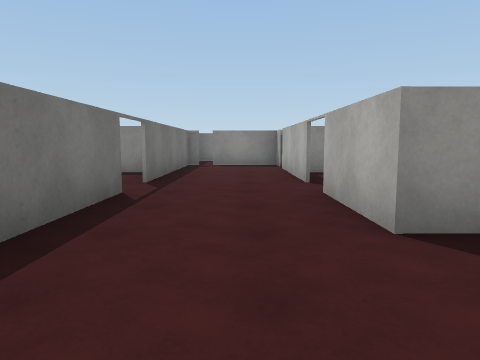
[1] (above)

20 first-person views from a walk through a Unity game level. The camera is 1.2 m above the floor, tilts 6° down and sees 70° across. The floor is counted in squares, 2 m on a side. Each view is taken from the middle of a square. On the plan, view 1 faces up. The plan holds only what a view shows up to about 10 squares ahead; the rest is blank. The place goes on beyond the plan. The player character is not drawn. Surface patterns are stand-ins for the level's own textures.

[2]
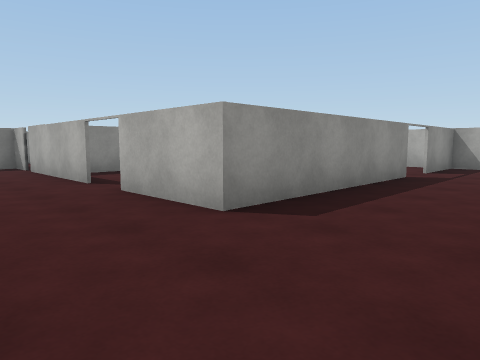

[3]
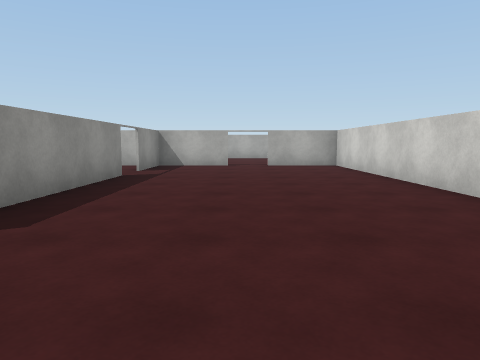

[4]
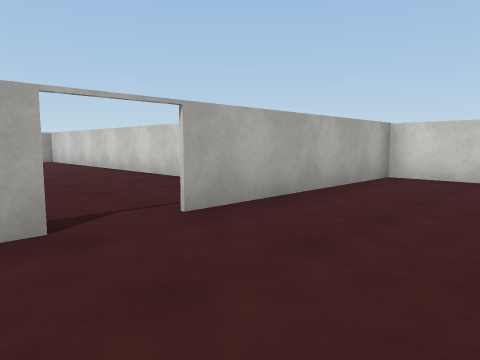

[5]
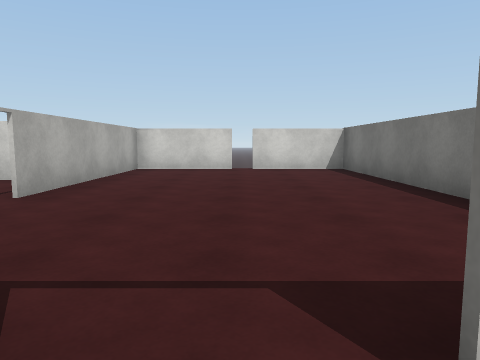

[6]
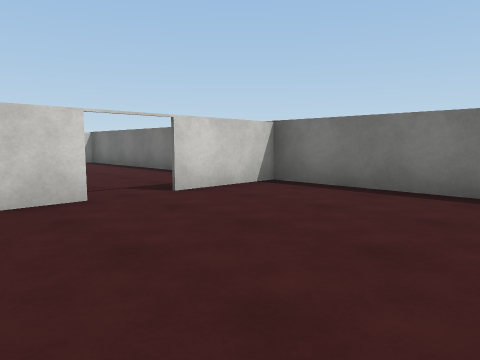

[7]
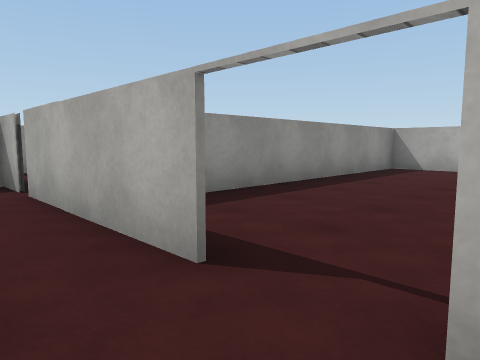

[8]
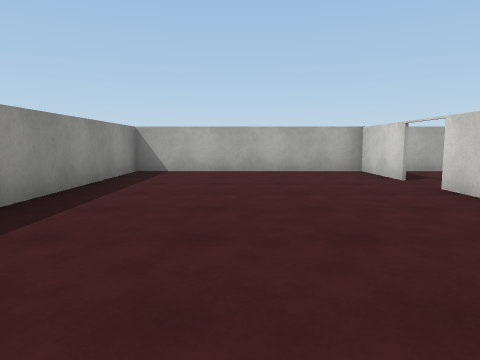

[9]
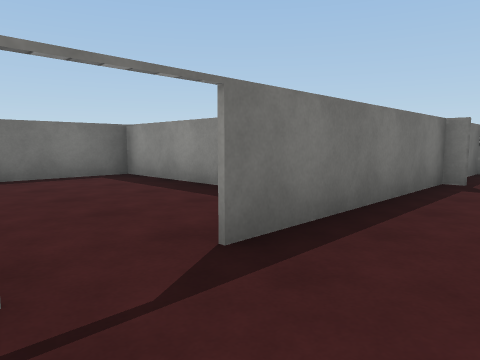

[10]
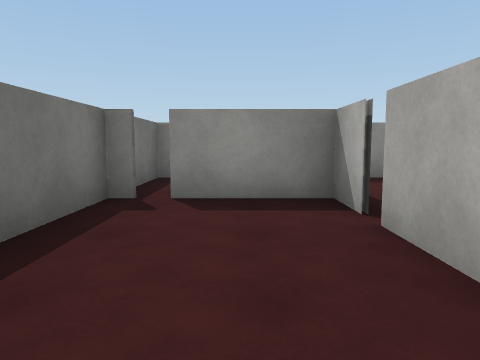

[11]
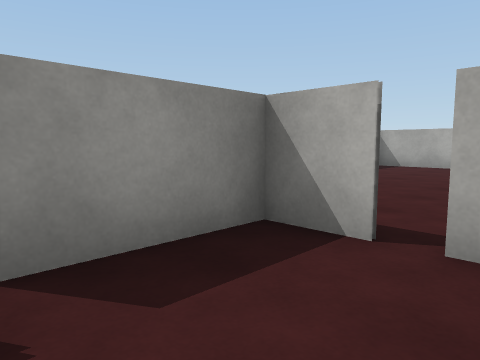

[12]
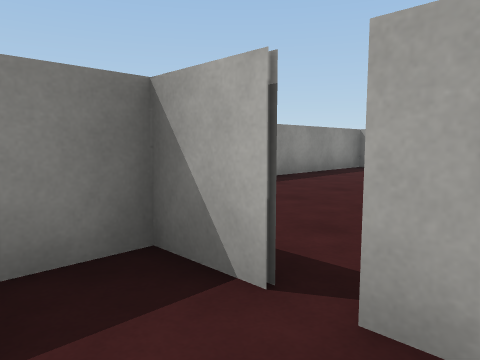

[13]
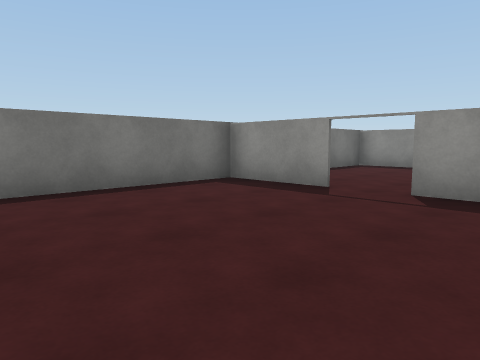

[14]
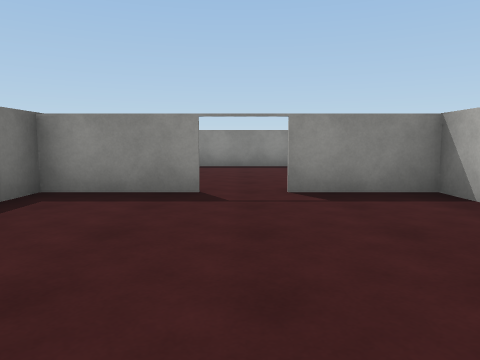

[15]
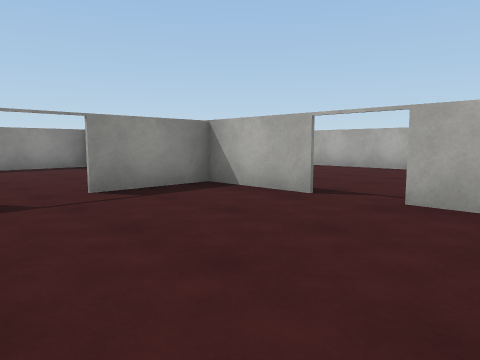

[16]
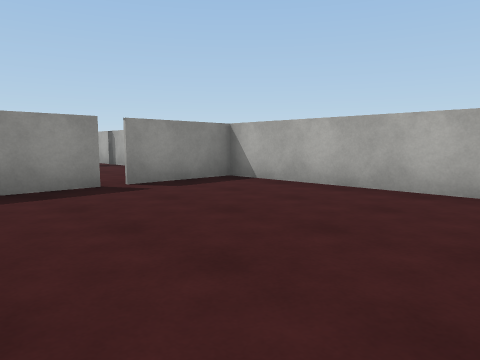

[17]
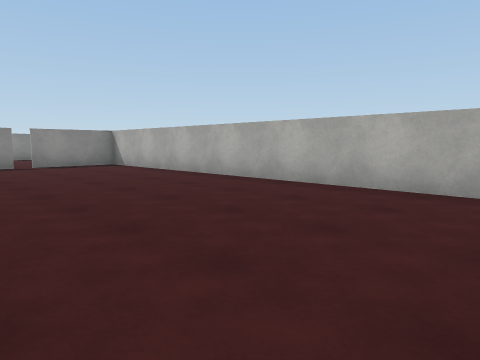

[18]
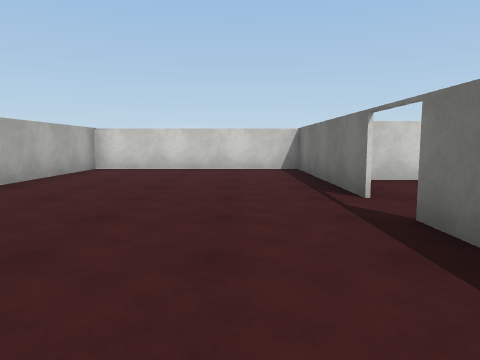

[19]
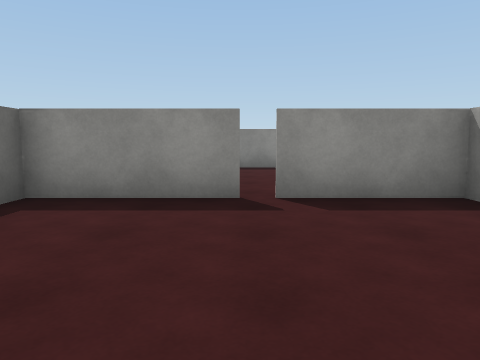

[20]
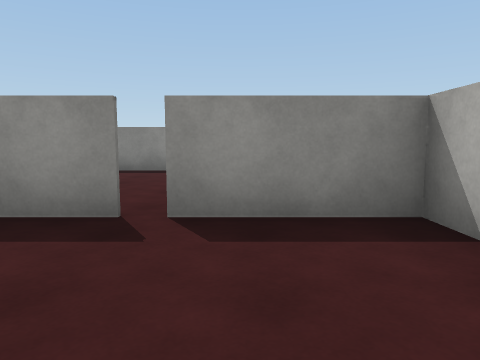

### Floor plan
Points are (right, up) in squares from view 1. A wall is a line through its corners. A room is listed if a view was taken in it or the views show most of it. See-through windows are left out.
Room 1 (views 1, 7, 8, 9, 10, 15)
walls: (5.6, 2.3) (1, 2.3) (1, 4.3); (-0.3, -2.7) (8.5, -2.7) (8.5, -0.8); (8.5, 0.2) (8.5, 1.9); (1, 5.3) (1, 7.5); (8.6, 2.3) (6.6, 2.3); (-1.5, 4.3) (-1.5, 2); (-1.5, 7.5) (-1.5, 5.3)
ways out: opening at (-1, 0) to room 2; opening at (-1, 5) to room 3; opening at (0, 7) to room 4; opening at (9, 0) to room 5; opening at (1, 5) to room 6; opening at (6, 2) to room 6
Room 2 (views 2, 3, 4, 13, 14)
walls: (-3.9, -5.3) (-1.5, -5.3) (-1.5, -0.8); (-1.5, 0.2) (-1.5, 2.3) (-3.5, 2.3); (-4.5, 2.3) (-6.5, 2.3); (-6.5, 2.1) (-6.5, -5.3) (-4.2, -5.3)
ways out: opening at (-1, 0) to room 1; opening at (-4, 2) to room 3
Room 3 (views 5, 6)
walls: (-3.5, 2.3) (-2.6, 2.3); (-2, 7.3) (-6.5, 7.3) (-6.5, 2.1); (-6.5, 2.3) (-4.5, 2.3)
ways out: opening at (-1, 5) to room 1; opening at (-4, 2) to room 2
Room 4 (views 11, 12)
walls: (1, 8.9) (1, 9.8) (-0.9, 9.8); (1, 7.5) (1, 8.5); (-1.5, 12.3) (-1.5, 7.5)
ways out: opening at (0, 7) to room 1; gap at (1, 9)
Room 5 (views 16, 17, 18, 19, 20)
walls: (8.6, -0.8) (8.6, -5.3) (13.5, -5.3) (13.5, 4.5); (8.6, 1.1) (8.6, 0.2); (11.1, 4.8) (8.6, 4.8) (8.6, 4.4); (13.5, 4.8) (11.4, 4.8)
ways out: opening at (9, 0) to room 1; gap at (11, 5)
Room 6 (no view inside)
walls: (4.8, 2.3) (5.6, 2.3); (6.6, 2.3) (8.6, 2.3); (8.5, 1.9) (8.5, 7.3) (1.4, 7.3)
ways out: opening at (1, 5) to room 1; opening at (6, 2) to room 1

Where each view was taken, in squares from view 1:
view 1: 0 up, 0 right, facing up
view 2: 0 up, 1 left, facing up-right
view 3: 0 up, 1 left, facing right
view 4: 1 up, 4 left, facing down-right
view 5: 3 up, 4 left, facing down
view 6: 6 up, 2 left, facing down-left
view 7: 4 up, 0 right, facing up-right
view 8: 5 up, 1 right, facing right
view 9: 4 up, 0 right, facing up-left
view 10: 6 up, 0 right, facing up
view 11: 8 up, 1 left, facing up-right
view 12: 8 up, 0 right, facing up-right
view 13: 2 down, 2 left, facing up-left
view 14: 2 down, 4 left, facing up
view 15: 2 down, 5 right, facing up-right
view 16: 0 up, 9 right, facing up-right
view 17: 5 down, 9 right, facing up-right
view 18: 3 up, 10 right, facing down
view 19: 1 up, 11 right, facing up
view 20: 2 up, 12 right, facing up
